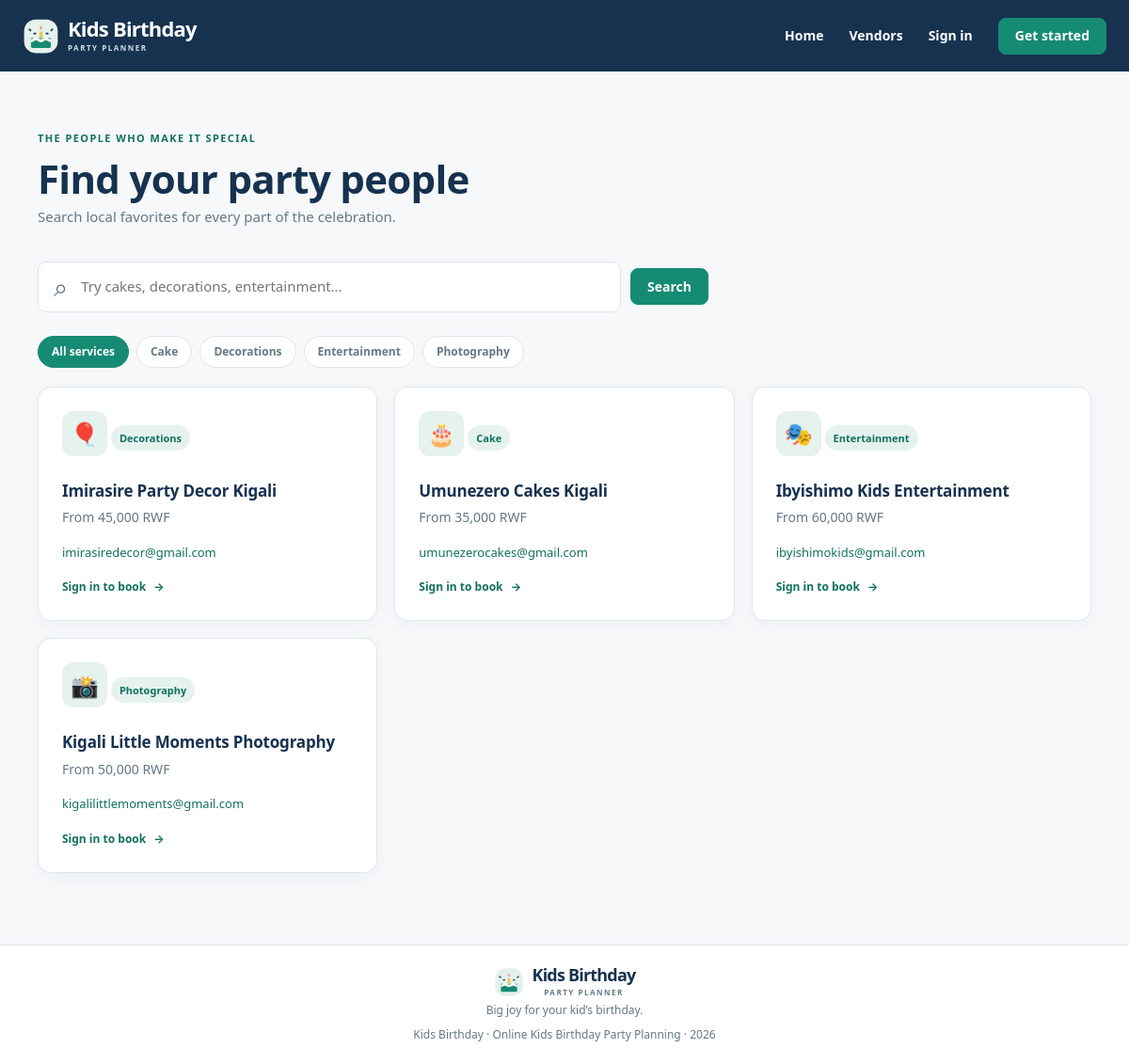
The page /index.php?r=vendors on the database its author committed.
### tables this page shows
CREATE TABLE IF NOT EXISTS vendors (
    vendor_id INT UNSIGNED NOT NULL AUTO_INCREMENT,
    name VARCHAR(120) NOT NULL,
    service_type ENUM('Cake', 'Decorations', 'Entertainment', 'Photography') NOT NULL,
    price DECIMAL(7,0) UNSIGNED NOT NULL,
    contact_email VARCHAR(190) NOT NULL,
    PRIMARY KEY (vendor_id),
    KEY idx_vendors_service_type (service_type),
    KEY idx_vendors_name (name)
);

### app/Core/helpers.php (called while the page is built, shortened)
<?php
function db(): PDO
{
    return Database::connection();
}
function e($value): string
{
    return htmlspecialchars((string) $value, ENT_QUOTES | ENT_SUBSTITUTE, 'UTF-8');
}
function query_string(string $key): string
{
    $value = $_GET[$key] ?? '';
    return trim($value);
}
function current_user(): ?array
{
    return $_SESSION['user'] ?? null;
}
function render(string $view, array $data = []): void
{
    extract($data, EXTR_SKIP);
    $viewFile = __DIR__ . '/../Views/' . $view . '.php';
    require __DIR__ . '/../Views/layout/header.php';
    require $viewFile;
    require __DIR__ . '/../Views/layout/footer.php';
}
function money_rwf($amount): string
{
    return number_format((float) $amount, 0, '.', ',') . ' RWF';
}

### app/Controllers/VendorController.php (called while the page is built, shortened)
<?php
final class VendorController
{
    public static function index(): void
    {
        $search = query_string('q');
        $service = query_string('service');
        if (!in_array($service, Vendor::SERVICE_TYPES, true)) {
            $service = '';
        }
        render('vendors/index', [
            'title' => 'Find party vendors',
            'vendors' => Vendor::all($search, $service),
            'search' => $search,
            'service' => $service,
            'serviceTypes' => Vendor::SERVICE_TYPES,
        ]);
    }
}

### config/database.php (called while the page is built)
<?php
return [
    'host' => getenv('DB_HOST') ?: '127.0.0.1',
    'port' => getenv('DB_PORT') ?: '3306',
    'database' => getenv('DB_NAME') ?: 'kids_party_planner',
    'username' => getenv('DB_USER') ?: 'root',
    'password' => getenv('DB_PASS') !== false ? getenv('DB_PASS') : '',
    'charset' => 'utf8mb4',
];

### app/Core/Database.php (called while the page is built, shortened)
<?php
final class Database
{
    private static ?PDO $connection = null;
    public static function connection(): PDO
    {
        if (self::$connection === null) {
            $config = require dirname(__DIR__, 2) . '/config/database.php';
            $dsn = sprintf(
                'mysql:host=%s;port=%s;dbname=%s;charset=%s',
                $config['host'],
                $config['port'],
                $config['database'],
                $config['charset']
            );
            self::$connection = new PDO($dsn, $config['username'], $config['password'], [
                PDO::ATTR_ERRMODE => PDO::ERRMODE_EXCEPTION,
                PDO::ATTR_DEFAULT_FETCH_MODE => PDO::FETCH_ASSOC,
                PDO::ATTR_EMULATE_PREPARES => false,
            ]);
        }
        return self::$connection;
    }
}

### app/Models/Vendor.php (called while the page is built, shortened)
<?php
final class Vendor
{
    public static function all(string $search = '', string $serviceType = ''): array
    {
        $sql = 'SELECT vendor_id, name, service_type, price, contact_email FROM vendors';
        $parameters = [];
        $statement = db()->prepare($sql . ' ' . self::ORDER_BY);
        $statement->execute($parameters);
        return $statement->fetchAll();
    }
}

### app/Views/vendors/index.php (the view, shortened to what this page needs)
<section class="page-heading">
    <div><span class="eyebrow">THE PEOPLE WHO MAKE IT SPECIAL</span><h1>Find your party people</h1><p>Search local favorites for every part of the celebration.</p></div>
</section>
<section class="vendor-search-section">
    <form class="search-form" method="get" action="index.php">
        <label class="search-box"><span aria-hidden="true">⌕</span><input id="vendor-search" name="q" type="search" value="<?= e($search) ?>" maxlength="80" placeholder="Try cakes, decorations, entertainment…" aria-label="Search vendors"><span id="search-status" class="sr-only" aria-live="polite"></span></label>
        <button class="button button-small" type="submit">Search</button>
    </form>
    <nav class="filter-chips" aria-label="Filter vendors by service type">
        <a class="chip<?= $service === '' ? ' is-active' : '' ?>" href="index.php?r=vendors<?= $search !== '' ? '&q=' . rawurlencode($search) : '' ?>"<?= $service === '' ? ' aria-current="page"' : '' ?>>All services</a>
        <?php foreach ($serviceTypes as $type): ?>
            <a class="chip<?= $service === $type ? ' is-active' : '' ?>" href="index.php?r=vendors&service=<?= rawurlencode($type) ?><?= $search !== '' ? '&q=' . rawurlencode($search) : '' ?>"<?= $service === $type ? ' aria-current="page"' : '' ?>><?= e($type) ?></a>
        <?php endforeach; ?>
    </nav>
    <div id="vendor-results" class="vendor-grid" data-api="index.php?r=api/vendors" data-service="<?= e($service) ?>" data-signed-in="<?= current_user() ? '1' : '0' ?>" data-admin="<?= current_user() && current_user()['role'] === 'admin' ? '1' : '0' ?>" data-csrf="<?= current_user() && current_user()['role'] === 'admin' ? e(csrf_token()) : '' ?>">
        <?php foreach ($vendors as $vendor): ?>
            <article class="vendor-card">
                <span class="vendor-icon"><?= $vendor['service_type'] === 'Cake' ? '🎂' : ($vendor['service_type'] === 'Decorations' ? '🎈' : ($vendor['service_type'] === 'Entertainment' ? '🎭' : '📸')) ?></span>
                <span class="tag"><?= e($vendor['service_type']) ?></span>
                <h2><?= e($vendor['name']) ?></h2>
                <p class="vendor-price">From <?= e(money_rwf($vendor['price'])) ?></p>
                <a class="vendor-contact" href="mailto:<?= e($vendor['contact_email']) ?>"><?= e($vendor['contact_email']) ?></a>
                <div class="vendor-card-actions">
                    <?php if (current_user()): ?>
                        <a class="text-link" href="index.php?r=bookings/create&vendor_id=<?= (int) $vendor['vendor_id'] ?>">Book this vendor <span aria-hidden="true">→</span></a>
                    <?php else: ?>
                        <a class="text-link" href="index.php?r=login">Sign in to book <span aria-hidden="true">→</span></a>
                    <?php endif; ?>
                </div>
            </article>
        <?php endforeach; ?>
    </div>
</section>

### assets/css/style.css (style rules this page uses)
:root { --ink: #16324f; --muted: #667788; --accent: #168b74; --accent-dark: #11715f; --accent-soft: #e5f2ee; --peach: #fce9dc; --mint: #e4f1ed; --cream: #f6f8fa; --line: #dfe7ed; --white: #fff; --shadow: 0 12px 32px rgba(22, 50, 79, .08); font-family: system-ui, -apple-system, BlinkMacSystemFont, "Segoe UI", sans-serif; color: var(--ink); background: var(--cream); font-synthesis: none; text-rendering: optimizeLegibility; }
* { box-sizing: border-box; font-style: normal; }
body { margin: 0; background: var(--cream); font-size: 15px; line-height: 1.55; }
a { color: var(--accent-dark); text-decoration: none; }
button, input, select { font: inherit; }
button, select { cursor: pointer; }
.button { display: inline-flex; min-height: 48px; align-items: center; justify-content: center; gap: 14px; padding: 0 22px; border: 1px solid var(--accent); border-radius: 8px; background: var(--accent); color: white; font-size: 14px; font-weight: 700; transition: .2s ease; }
.button-small { min-height: 39px; padding: 0 17px; }
.eyebrow { color: var(--accent-dark); font-size: 11px; font-weight: 700; letter-spacing: 1.4px; }
h1, h2, h3, p { margin-top: 0; }
h1, h2 { font-family: inherit; letter-spacing: -.7px; }
.text-link { color: var(--accent-dark); font-size: 13px; font-weight: 700; white-space: nowrap; }
.text-link span { padding-left: 5px; }
.vendor-grid { display: grid; grid-template-columns: repeat(3, minmax(0, 1fr)); gap: 18px; }
.vendor-card { position: relative; min-height: 206px; padding: 25px; border: 1px solid var(--line); border-radius: 14px; background: white; box-shadow: 0 5px 18px rgba(22, 50, 79, .04); transition: transform .18s ease, box-shadow .18s ease; }
.vendor-icon { display: inline-grid; width: 48px; height: 48px; place-items: center; margin-bottom: 14px; border-radius: 12px; background: var(--accent-soft); font-size: 24px; }
.tag { display: inline-block; padding: 5px 9px; border-radius: 20px; background: var(--accent-soft); color: var(--accent-dark); font-size: 11px; font-weight: 700; }
.vendor-card h2, .vendor-card h3 { margin: 10px 0 4px; font-size: 17px; letter-spacing: -.2px; }
.vendor-price { color: var(--muted); font-size: 14px; }
.vendor-contact { display: inline-block; max-width: 100%; overflow-wrap: anywhere; color: var(--accent-dark); font-size: 13px; }
.vendor-search-section { padding-top: 4px; }
.search-form { display: flex; align-items: center; gap: 10px; max-width: 720px; margin: 0 0 25px; }
.search-box { display: flex; flex: 1; align-items: center; gap: 12px; max-width: 620px; height: 54px; margin: 0; padding: 0 16px; border: 1px solid var(--line); border-radius: 9px; background: white; color: var(--muted); }
.search-box > span:first-child { font-size: 27px; }
.search-box input { width: 100%; border: 0; outline: 0; background: transparent; color: var(--ink); }
.filter-chips { display: flex; flex-wrap: wrap; gap: 8px; margin: 0 0 20px; }
.chip { display: inline-flex; align-items: center; min-height: 34px; padding: 0 14px; border: 1px solid var(--line); border-radius: 999px; background: white; color: var(--muted); font-size: 12px; font-weight: 600; }
.chip.is-active { border-color: var(--accent); background: var(--accent); color: white; }
.vendor-card-actions { margin-top: 13px; }
.vendor-card-actions .text-link { font-size: 12px; }
.page-heading { display: flex; justify-content: space-between; align-items: center; gap: 24px; margin: 20px 0 32px; }
.page-heading h1 { margin: 9px 0 4px; font-size: clamp(36px, 4vw, 42px); line-height: 1.15; }
.page-heading p { margin-bottom: 0; color: var(--muted); }

### rows shown on the page
vendors: service_type "Decorations", name "Imirasire Party Decor Kigali", price "45,000 RWF", contact_email "imirasiredecor@gmail.com"
vendors: service_type "Cake", name "Umunezero Cakes Kigali", price "35,000 RWF", contact_email "umunezerocakes@gmail.com"
vendors: service_type "Entertainment", name "Ibyishimo Kids Entertainment", price "60,000 RWF", contact_email "ibyishimokids@gmail.com"
vendors: service_type "Photography", name "Kigali Little Moments Photography", price "50,000 RWF", contact_email "kigalilittlemoments@gmail.com"

### other values the page prints
$type "Cake"
$type "Decorations"
$type "Entertainment"
$type "Photography"
